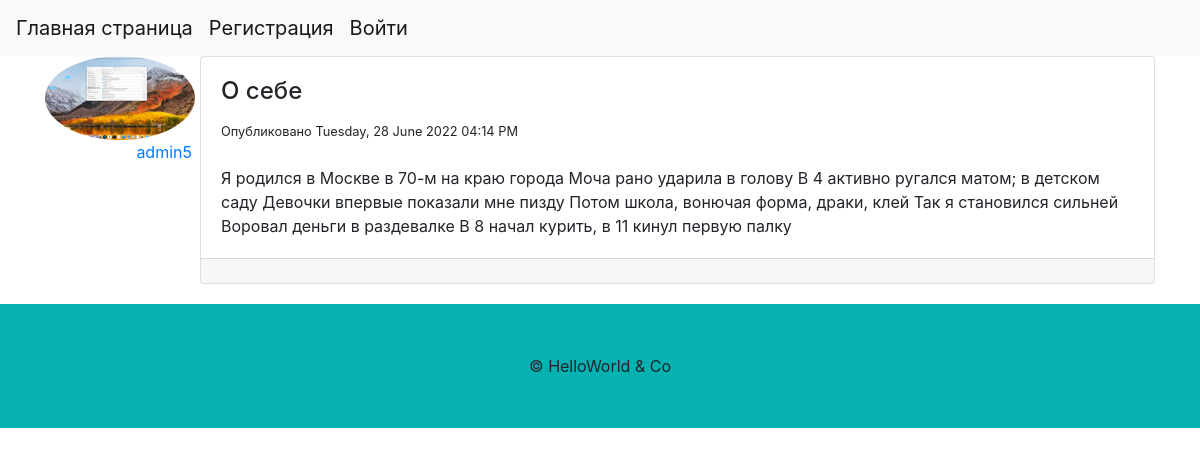
Screenshot of /post/8 with the database file from the repository.
### flask_blog/models.py (models this page shows, shortened)
class User(db.Model, UserMixin):
    id = db.Column(db.Integer, primary_key=True)
    username = db.Column(db.String(20), unique=True, nullable=False)
    email = db.Column(db.String(120), unique=True, nullable=False)
    image_file = db.Column(db.String(20), nullable=False, default='default.png')
    password = db.Column(db.String(60), nullable=False)
    posts = db.relationship('Post', backref='author', lazy=True)

class Post(db.Model, UserMixin):
    id = db.Column(db.Integer, primary_key=True)
    title = db.Column(db.String(100), nullable=False)
    date_posted = db.Column(db.DateTime, nullable=False, default=datetime.datetime.utcnow())
    content = db.Column(db.Text, nullable=False)
    user_id = db.Column(db.Integer, db.ForeignKey('user.id'), nullable=True)

### flask_blog/posts/routes.py (the view)
@login_required
@posts.route('/post/<int:post_id>', methods=['GET', 'POST'])
def post(post_id):
    post = Post.query.get_or_404(post_id)
    return render_template('post.html', title=post.title, post=post)

### flask_blog/templates/post.html (shortened to what this page needs)
{% extends "base.html" %}
{% block content %}
<div class="container" style="display: flex;">
    <article class="media" style="display: flex; flex-direction: column;">
        <img class="rounded-circle article-img" style="margin-right: 5px;"
             src="{{ url_for('static', filename='profile_pics/' + post.author.image_file) }}">
        <a class="mr-2" href="{{ url_for('users.user_posts', username=post.author.username) }}" style="margin: 0 auto">{{
            post.author.username }}
        </a>
    </article>
    <div class="card" style="margin-bottom: 20px;">
        <div class="card-body">
            <h4 class="card-title">
                {{ post.title }}
            </h4>
            <small>
                Опубликовано {{ post.date_posted.strftime('%A, %d %B %Y %I:%M %p') }}
            </small>
            <br>
            <br>
            <p class="card-text">
                {{ post.content }}
            </p>
        </div>
        <div class="card-footer" style="font-size: 20px;">
        </div>
    </div>
</div>
{% endblock content %}

### flask_blog/static/css/style.css (style rules this page uses)
:root { --color:#05b1b1; --color2:#52339a; }

### rows the page displays
User: image_file (picture), author.username "admin5"
Post: title "О себе", date_posted "Tuesday, 28 June 2022 04:14 PM", content "Я родился в Москве в 70-м на краю города Моча рано ударила в голову В 4 активно ругался матом; в детском саду Девочки впервые показали мне пизду Потом школа, вонючая форма, драки, клей Так я становился сильней Воровал деньги в раздевалке В 8 начал курить, в 11 кинул первую палку"
